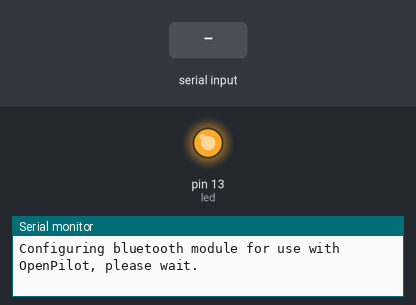
Simulated run of this sketch. Board: Arduino Uno, built with avr-gcc and run on an emulated ATmega328P. Parts: output pins drawn as LEDs (lit = HIGH), the last lines printed to the serial monitor. The inputs (shaded band) are chosen by the test bench.

Above: at 0.1 s.
At 5.2 s:
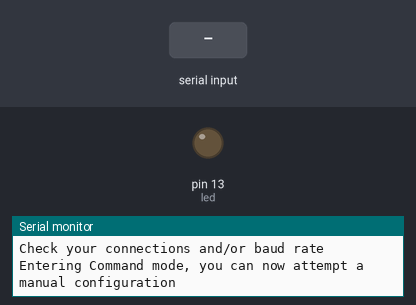
5.3 s: "1" received over the second serial link
Timing chart, 0 to 8.3 s (numbered marks = the images above; inputs shaded):
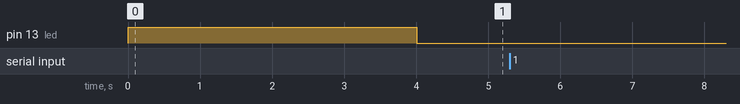

The sketch:

BT_Commands.ino
```cpp
// For more information visit: http://wiki.openpilot.org/display/Doc/Serial+Bluetooth+Telemetry

#include <SoftwareSerial.h>
// --- START CONFIGURATION ---
char* name =     "BT_Turnigy_Beetle";           // Name for Bluetooth Device. (alphanumeric, 20 char max, no spaces)
int pin =         1234;                    // Pairing Code for Module, 4 digits only.. (0000-9999)
int led =         13;                      // Pin of Blinking LED, default should be fine.
SoftwareSerial    bt(3, 2);              // Pins for RX, TX on Arduino Side.
char* testMsg =   "OpenPilot FUCK YEAH!!"; //
// --- END CONFIGURATION ---

int wait =        1000;                    // How long to wait between commands (1s), dont change this.
char* response = "OKOKlinvorV1.5OKsetPINOKsetnameOK115200"; // Expected response from BT module after programming is done.

void setup()
{
	pinMode(led, OUTPUT);
	Serial.begin(115200);                      // Speed of Debug Console
	Serial.println("Configuring bluetooth module for use with OpenPilot, please wait.");

	bt.begin(115200);                          // Speed of your bluetooth module, 9600 is default from factory.
	digitalWrite(led, HIGH);                 // Turn on LED to signal programming has started
	delay(wait);
	bt.print("AT");
	delay(wait);
	bt.print("AT+VERSION");
	delay(wait);
	// Serial.print("Setting PIN: ");          // Set PIN
	// Serial.println(pin);
	// bt.print("AT+PIN");
	// bt.print(pin);
	// delay(wait);
	Serial.print("Setting NAME: ");          // Set NAME
	Serial.println(name);
	bt.print("AT+NAME");
	bt.print(name);
	delay(wait);
	// Serial.println("Setting BAUD: 57600");   // Set baudrate to 57600
	// bt.print("AT+BAUD7");
	// delay(wait);

	if (verifyresults()) {                   // Check configuration
		Serial.println("Configuration verified, entering test mode..");
		Serial.println("To do another module plug it in and then hit reset");
		testloop();                            // Start Test Loop
	}
	digitalWrite(led, LOW);                 // Turn off LED to show failure.
	Serial.println("Entering Command mode, you can now attempt a manual configuration");
}

void loop()                                // If verification fails lets bridge the serial ports so programming can be done manually.
{
	if (bt.available())
	Serial.write(bt.read());               // Pipe Bluetooth to Debug Console
	if (Serial.available())
	bt.write(Serial.read());               // Pipe Debug Console to Bluetooth
}

int verifyresults() {                      // This function grabs the response from the BT Module and compares it for validity.
	int makeSerialStringPosition;
	int inByte;
	char serialReadString[50];

	inByte = bt.read();
	makeSerialStringPosition=0;
	if (inByte > 0) {                                                // If we see data (inByte > 0)
		delay(100);                                                    // Allow serial data time to collect
		while (makeSerialStringPosition < 38){                         // Stop reading once the string should be gathered (37 chars long)
			serialReadString[makeSerialStringPosition] = inByte;         // Save the data in a character array
			makeSerialStringPosition++;                                  // Increment position in array
			inByte = bt.read();                                          // Read next byte
		}
		serialReadString[38] = (char) 0;                               // Null the last character
		if(strncmp(serialReadString,response,37) == 0) {               // Compare results
			return(1);                                                    // Results Match, return true..
		}
		Serial.print("VERIFICATION FAILED!!!, EXPECTED: ");           // Debug Messages
		Serial.println(response);
		Serial.print("VERIFICATION FAILED!!!, RETURNED: ");           // Debug Messages
		Serial.println(serialReadString);
		return(0);                                                    // Results FAILED, return false..
	} else { // In case we haven't received anything back from module
		Serial.println("VERIFICATION FAILED!!!, No answer from the BT module ");        // Debug Messages
		Serial.println("Check your connections and/or baud rate");
		return(0);                                                                      // Results FAILED, return false..
	}
}

void testloop() {                          // This function is ran when programming is complete.
	bt.end();
	bt.begin(115200);                         // Reconnect @ 57600 BAUD.
	while(1) {                               // Begin Endless Loop.
		bt.println(testMsg);                   // Send this string out the BT Module.
		digitalWrite(led, LOW);                // Flash the LED on and off to signal programing is complete.
		delay(250);
		digitalWrite(led, HIGH);
		delay(250);
	}
}
```
